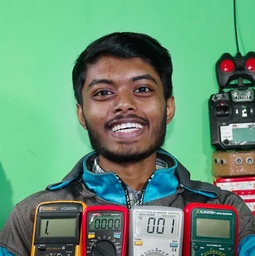
#> input picture Shantonu.jpg, 255 x 256 px, shrunk from 958 x 960 before the run
$ jupyter execute Main.ipynb
#> lines starting #> are read from the running program, lines starting #| are printed output that depends on the picture; after the words box and inside, x2 and y2 are one past the last pixel; in counts of white or black regions, pixels touching at a corner belong together
[cell 1]
import cv2
import numpy as np
import matplotlib.pyplot as plt

# Load Image

[cell 2]
def read_file(filename):
#> called with filename = 'Shantonu.jpg'
    img = cv2.imread(filename)
#> img is the input picture: shape (256, 255, 3); mean B, G, R 116.1, 143.8, 102.6
    img = cv2.cvtColor(img, cv2.COLOR_BGR2RGB)
    plt.imshow(img)
    plt.show()
    return img

[cell 3]
filename = 'Shantonu.jpg'
img = read_file(filename)

# Create Edge Mask

[cell 4]
def edge_mask(img, line_size, blur_value):
#> called with line_size = 7, blur_value = 7
    gray = cv2.cvtColor(img, cv2.COLOR_RGB2GRAY)
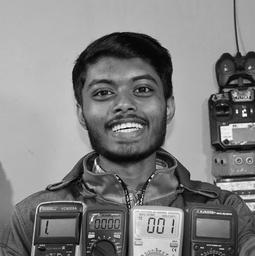
#> gray: shape (256, 255); min 2, max 254, mean 128.3
    gray_blur = cv2.medianBlur(gray, blur_value)
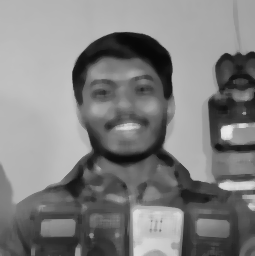
#> gray_blur: shape (256, 255); min 7, max 233, mean 128.1


    edges = cv2.adaptiveThreshold(gray_blur, 255, cv2.ADAPTIVE_THRESH_MEAN_C, cv2.THRESH_BINARY, line_size, blur_value)
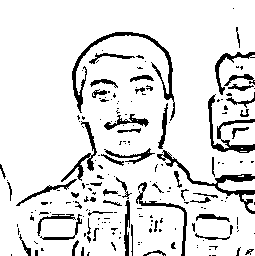
#> edges: shape (256, 255); 88.4% white; 194 black regions (138 under 20 px), largest, box (x1, y1, x2, y2) and area: (72, 32, 175, 121) 956, (157, 150, 255, 214) 786, (208, 94, 255, 153) 600
    return edges

[cell 5]
line_size, blur_value = 7,7
edges = edge_mask(img, line_size, blur_value)

plt.imshow(edges)
plt.show

[cell 6]
line_size, blur_value = 7,7
edges = edge_mask(img, line_size, blur_value)

plt.imshow(edges, cmap='gray')
plt.show

[cell 7]
line_size, blur_value = 5,7
edges = edge_mask(img, line_size, blur_value)
#> in edge_mask (call 3), `edges = cv2.adaptiveThreshold(gray_blur, 255, cv2.ADAPTIVE_THRESH_MEAN..`: edges: shape (256, 255); 93% white; black in thin lines or dots, all inside (x1, y1, x2, y2) = (0, 30, 255, 256)

plt.imshow(edges, cmap='gray')
plt.show

[cell 8]
line_size, blur_value = 9,7
edges = edge_mask(img, line_size, blur_value)
#> call 4 of edge_mask, with line_size = 9, blur_value = 7
#> in edge_mask (call 4), `edges = cv2.adaptiveThreshold(gray_blur, 255, cv2.ADAPTIVE_THRESH_MEAN..`:
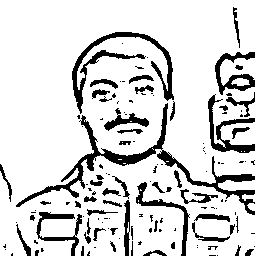
#> edges: shape (256, 255); 84.4% white; 134 black regions (78 under 20 px), largest, box (x1, y1, x2, y2) and area: (16, 103, 255, 215) 2548, (72, 32, 174, 114) 1455, (208, 94, 255, 153) 742

plt.imshow(edges, cmap='gray')
plt.show

[cell 9]
line_size, blur_value = 7,9
edges = edge_mask(img, line_size, blur_value)
#> in edge_mask (call 5), `edges = cv2.adaptiveThreshold(gray_blur, 255, cv2.ADAPTIVE_THRESH_MEAN..`:
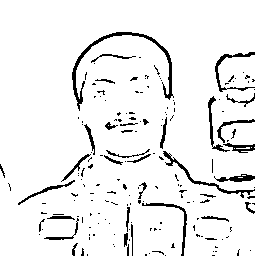
#> edges: shape (256, 255); 93.1% white; black in thin lines or dots, all inside (x1, y1, x2, y2) = (0, 32, 255, 256)

plt.imshow(edges, cmap='gray')
plt.show

[cell 10]
line_size, blur_value = 7,7
edges = edge_mask(img, line_size, blur_value)

plt.imshow(edges, cmap='binary')
plt.show

# Reduce The Color Palette

[cell 11]
def color_quantization(img, k):

    # Transform The Image
#> called with k = 2
    data = np.float32(img).reshape((-1,3))

    # Determine Criteria
    criteria = (cv2.TERM_CRITERIA_EPS + cv2.TERM_CRITERIA_MAX_ITER, 20, 0.001)

    # Implementint K-Means
    ret, label, center = cv2.kmeans(data, k, None, criteria, 10, cv2.KMEANS_RANDOM_CENTERS)
#> ret = 242990123.4; center = [[73.42, 66.28, 62.36], [124.4, 201.8, 156.4]]
    center = np.uint8(center)
#> center = [[73, 66, 62], [124, 201, 156]]


    result = center[label.flatten()]
    result = result.reshape(img.shape)
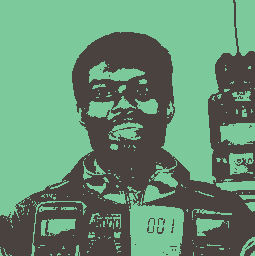
#> result: shape (256, 255, 3); mean R, G, B 102.2, 143.2, 115.7
    return result

[cell 12]
img = color_quantization(img, k = 2)
plt.imshow(img)
plt.show()

[cell 13]
img = color_quantization(img, k = 3)
plt.imshow(img)
plt.show()

# Reduce The Noise

[cell 14]
blurred = cv2.bilateralFilter(img, d = 7, sigmaColor= 200, sigmaSpace= 200)
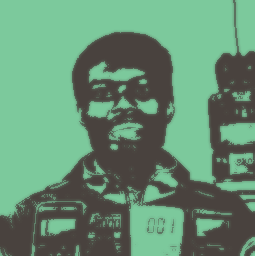
#> blurred: shape (256, 255, 3); mean R, G, B 102, 142.8, 115.5
plt.imshow(blurred)
plt.show()

# Combine Edge Mask With The Quantiz Img

[cell 15]
def cartoon():
    c = cv2.bitwise_and(blurred, blurred, mask= edges)
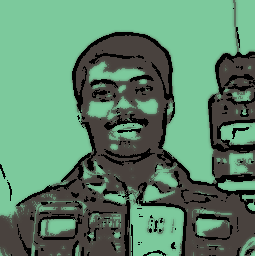
#> c: shape (256, 255, 3); mean R, G, B 92.8, 133.1, 106.8
    plt.imshow(c)
    plt.show()

[cell 16]
cartoon()

[cell 17]
img = color_quantization(img, k = 9)
plt.imshow(img)
plt.show()

[cell 18]
blurred = cv2.bilateralFilter(img, d = 3, sigmaColor= 200, sigmaSpace= 200)
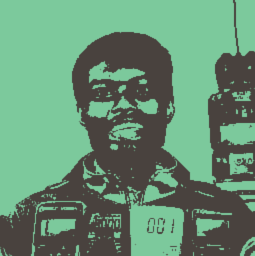
#> blurred: shape (256, 255, 3); mean R, G, B 102.1, 143.1, 115.7
plt.imshow(blurred)
plt.show()

[cell 19]
cartoon()
#> in cartoon (call 2), `c = cv2.bitwise_and(blurred, blurred, mask= edges)`:
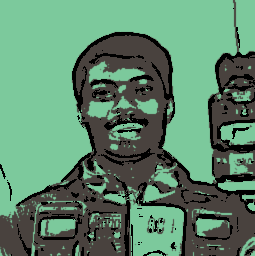
#> c: shape (256, 255, 3); mean R, G, B 93, 133.7, 107.3
